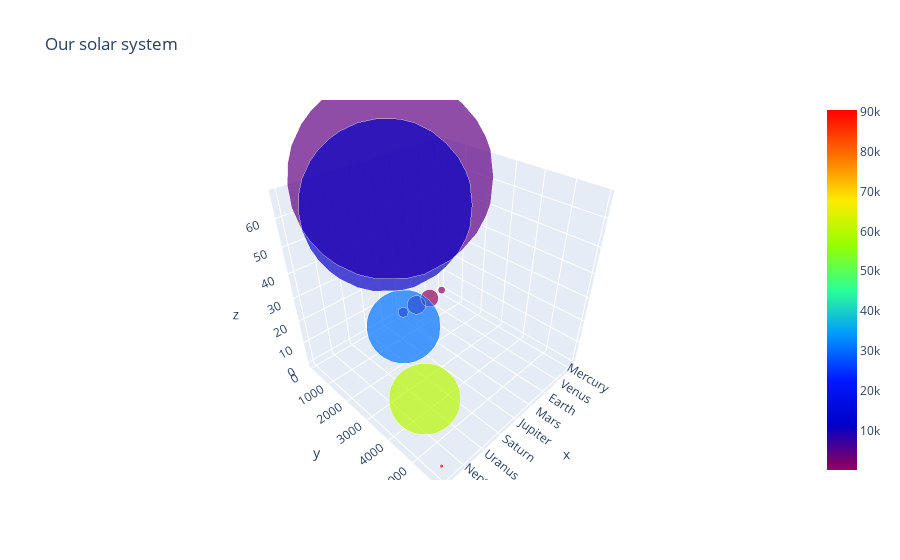

Notebook code for this chart:
### Code cell
trace_3d = go.Scatter3d(
    x=planets['planet'],
    y=planets['distance_from_sun'],
    z=planets['no_of_moons'],

    mode='markers',

    marker=go.scatter3d.Marker(
        sizeref=1000,
        size=planets['planet_diameter'],
        color=planets['period_of_revolution_around_sun'],
        colorscale='Rainbow',
        showscale=True,
    )
)
scatter_data = [trace_3d]
layout = go.Layout(
    title='Our solar system'
)
figure = go.Figure(data=scatter_data, layout=layout)
offline.iplot(figure)

### Figure 1 — Plotly figure (JSON) as saved in the notebook; plotly's stock layout.template omitted (floating-point values rounded to 4 significant figures)
{"data": [{"marker": {"color": [87.96, 224.7, 365.3, 687.0, 4333.0, 10760.0, 30710.0, 60200.0, 90470.0], "colorscale": [[0.0, "rgb(150,0,90)"], [0.125, "rgb(0,0,200)"], [0.25, "rgb(0,25,255)"], [0.375, "rgb(0,152,255)"], [0.5, "rgb(44,255,150)"], [0.625, "rgb(151,255,0)"], [0.75, "rgb(255,234,0)"], [0.875, "rgb(255,111,0)"], [1.0, "rgb(255,0,0)"]], "showscale": true, "size": [4879, 12104, 12756, 6792, 142984, 120536, 51118, 49528, 2370], "sizeref": 1000}, "mode": "markers", "x": ["Mercury", "Venus", "Earth", "Mars", "Jupiter", "Saturn", "Uranus", "Neptune", "Pluto"], "y": [57.9, 108.2, 149.6, 227.9, 778.6, 1434.0, 2872.0, 4495.0, 5906.0], "z": [0, 0, 1, 2, 67, 62, 27, 14, 5], "type": "scatter3d"}], "layout": {"title": {"text": "Our solar system"}}}
